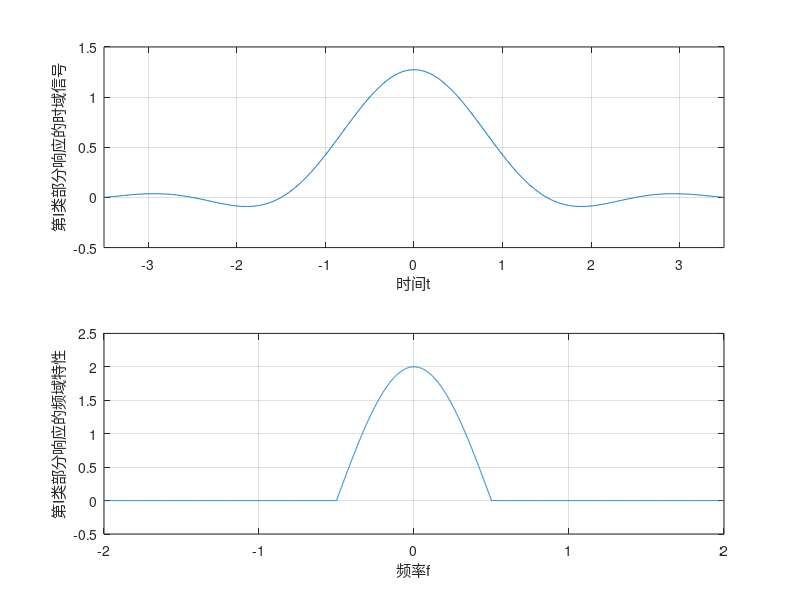

Recreate this plot in MATLAB.
%研究部分响应的特性
%部分响应通过引入有规律的码间干扰，在接收端进行消除，在频带利用率最大化的情况下实现等效的无码间干扰

%---研究第I类部分响应的时域和频域响应----
Tb = 1; %码元长度
fs = 103.7; %采样频率  %这里是个迷，因为和第9行的那个eps，需要调参才能使得图形完整
dt = Tb/fs; %采样时间间隔
t = -3.5*Tb:dt:3.5*Tb; %时域的时间区间
gt = 4/pi*cos(pi*t/Tb)./(1-4*t.^2/Tb^2+eps); %第I类部分响应的时域表达式

figure('NumberTitle', 'off', 'Name','第I类部分响应信号特性研究');
subplot(2,1,1);
plot(t,gt);
axis([-3.5, 3.5 -0.5 1.5]);
xlabel('时间t');
ylabel('第I类部分响应的时域信号');
grid on;

f = -2/Tb:0.001:2/Tb; %画图时显示的频率范围,为了显示效果，这里我们不采用时域信号推出的频率分辨率,自定义分辨率0.001
Gf = zeros(1,length(f));
%----第I类部分响应的频域表达式----
for j = 1:length(f)
    if abs(f(j))>1/2*Tb
        Gf(j)=0;
    else
        Gf(j)=2*Tb*cos(pi*f(j)*Tb);
    end
end
subplot(2,1,2);
plot(f,Gf); %可以看到，部分响应的频带利用率与理想低通信道相同
axis([-2, 2 -0.5 2.5]);
xlabel('频率f');
ylabel('第I类部分响应的频域特性');
grid on;

%---但是直接判决会出现“差错传播现象”，故下面进行“预编码-相关编码-模2判决”的仿真
ak = [1 0 1 1 0 0 0 1 0 1 1];
b_ini = 0; %差分码的初始码元，需要指定一个初始码元
b_k =[b_ini zeros(1,length(ak))];
%计算差分码（预编码）
for i = 1:length(ak)
    b_k(i+1) = xor(ak(i),b_k(i));
end

Ck = b_k(1:end-1) + b_k(2:end); %相关编码
rec_a = mod(Ck,2); %模2判决
disp(rec_a);